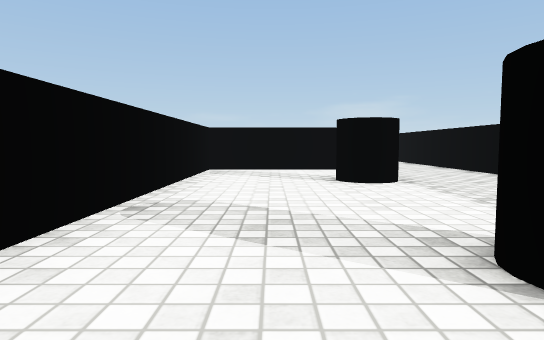
View 1 (above)

16 first-person views from a walk through a 3-D level made in the Unity game engine. The camera is 0.58 m above the floor, tilts 4° down and sees 75° across. The floor is counted in squares, 1 m on a side. Each view is taken from the middle of a square. On the plan, view 1 faces up. The plan holds only what a view shows up to about 10 squares ahead; the rest is blank. The place goes on beyond the plan. Surface patterns are stand-ins for the level's own textures.

View 2
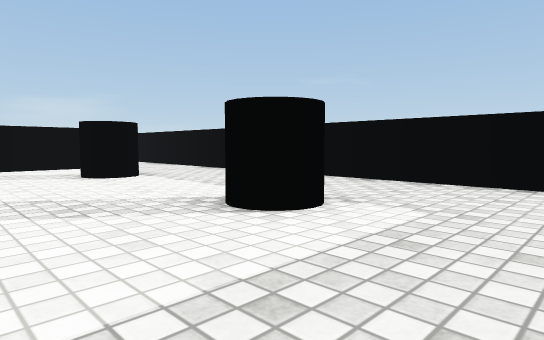

View 3
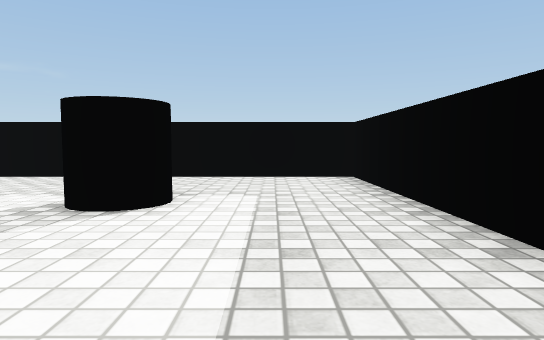

View 4
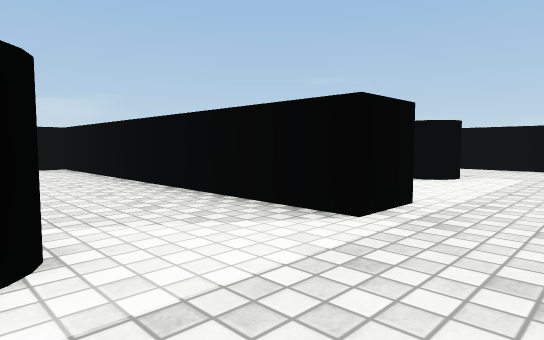

View 5
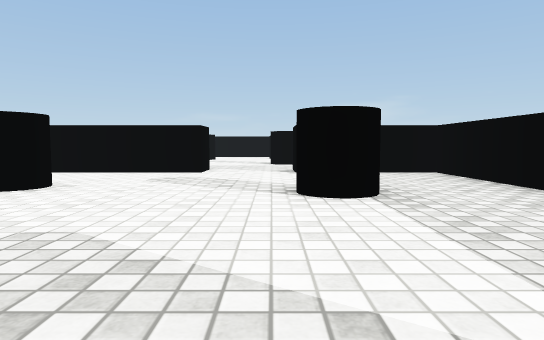

View 6
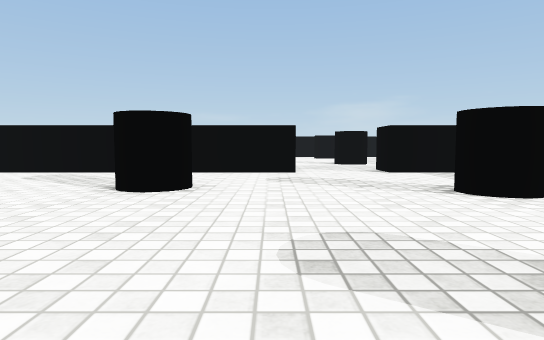

View 7
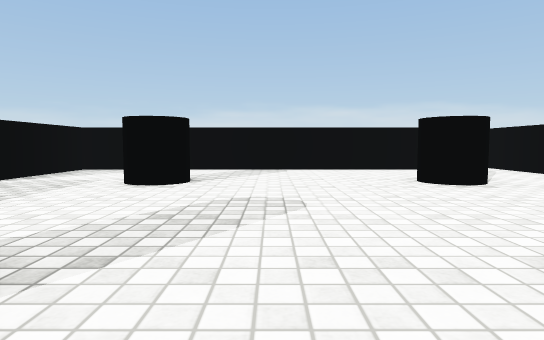

View 8
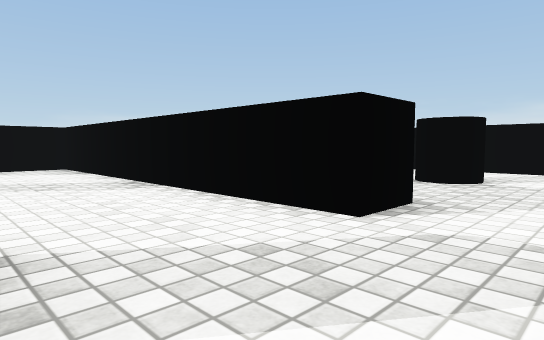

View 9
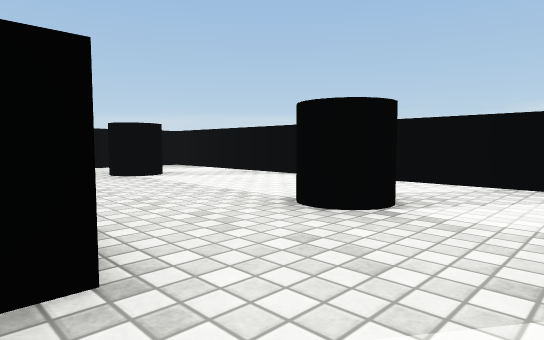

View 10
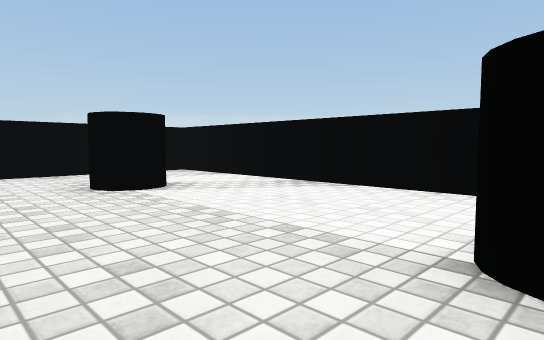

View 11
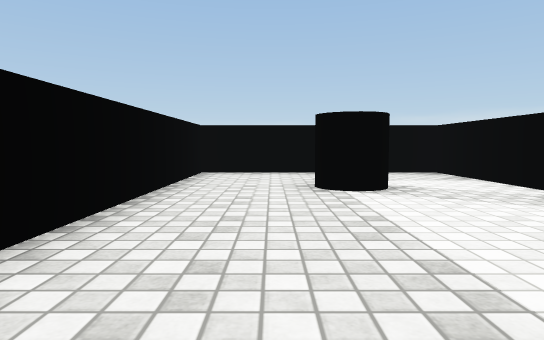

View 12
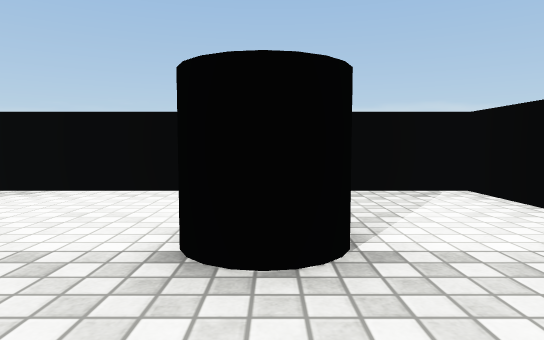

View 13
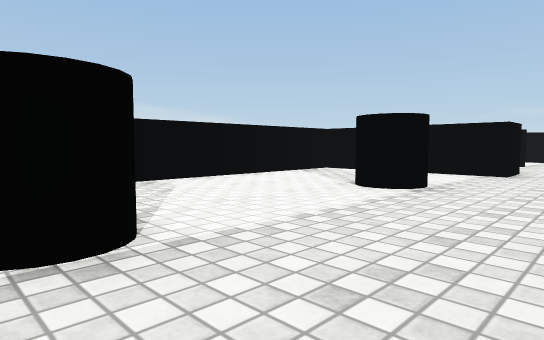

View 14
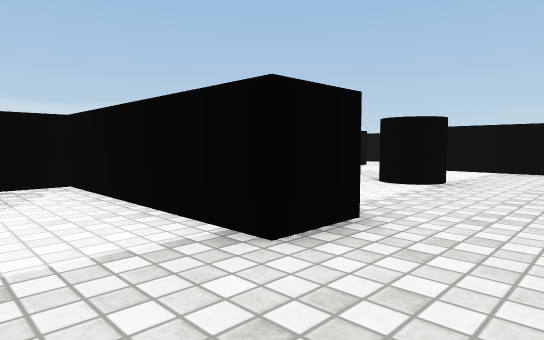

View 15
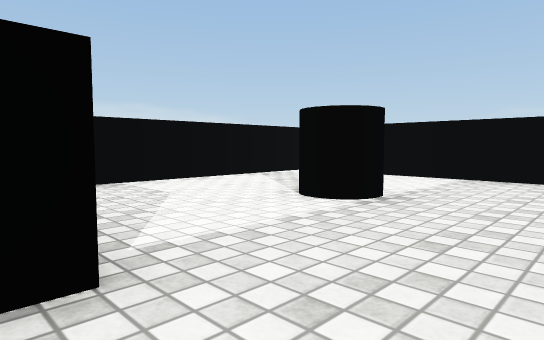

View 16
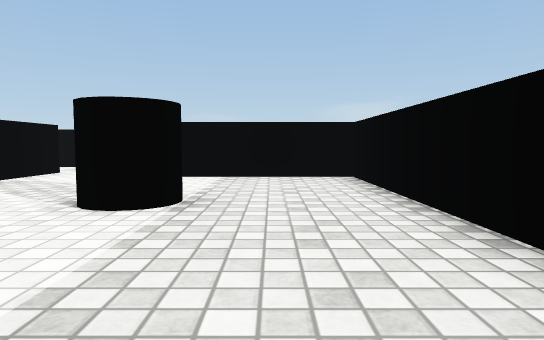

### Floor plan
Key: @ floor where view 1 was taken; # wall or solid block; . floor.
Columns run from 19 left of view 1 to 5 right of it. Each row starts with its distance up from view 1.
 19                 ##
 18                  .
 17                  ..
 16                  #. #####
 15                  #......#
 14                  #......
 13                  #...#..
 12                  #......
 11             ...  #......
 10             ...  # .....#
  9      #######..########..#
  8  ................#......#
  7 #................#......#
  6 #..#..#..#.......#...#..#
  5 #.....#.......#..#......#
  4 #.....#..........#......#
  3 #.....#..........#......#
  2 #.....#..........#...#..#
  1 #..#..#..#....#..#...#..#
  0 #.....#...... .....@....#
 -1 #.....#....   ..........#
 -2 ##########             ##

Where each view was taken, in squares from view 1:
view 1: 0 up, 0 right, facing up
view 2: 1 down, 1 left, facing up-right
view 3: 0 up, 2 left, facing right
view 4: 1 down, 5 left, facing up-right
view 5: 1 up, 6 left, facing up
view 6: 1 up, 8 left, facing up
view 7: 3 up, 4 left, facing left
view 8: 8 up, 10 left, facing down-left
view 9: 8 up, 13 left, facing down-left
view 10: 6 up, 14 left, facing down-left
view 11: 6 up, 15 left, facing down
view 12: 6 up, 14 left, facing left
view 13: 1 up, 4 right, facing up-left
view 14: 7 up, 4 right, facing up-left
view 15: 9 up, 4 right, facing up-left
view 16: 9 up, 3 right, facing up
